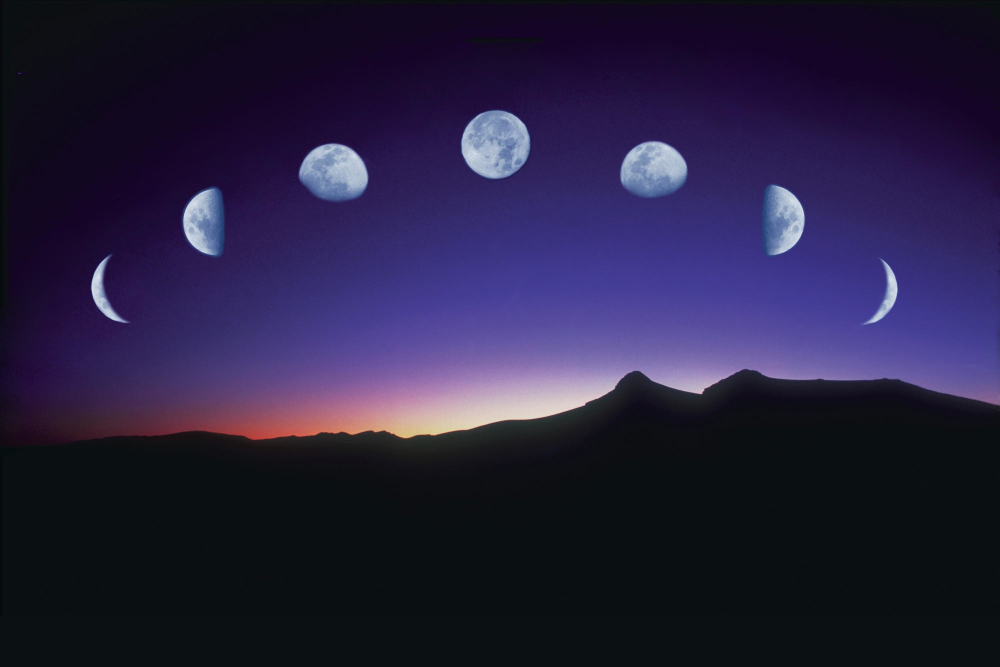
#> input picture client/src/views/moon_phases.jpg, 2000 x 1333 px (shown at 1/2 size)
$ python -i moondetect.py   (imports and definitions only)
#> lines starting #> are read from the running program, lines starting #| are printed output that depends on the picture
import cv2
import numpy as np
from copy import deepcopy
from pathlib import Path
from typing import Union

__all__ = [
    'detect_moon',
    'circle_to_square',
    'circle_to_rectangle'
]


# helper functions

# https://stackoverflow.com/a/58126805
def ResizeWithAspectRatio(image, width=None, height=None, longer_side_val=None, inter=cv2.INTER_AREA):
    dim = None
    (h, w) = image.shape[:2]
    r = 1

    if longer_side_val is not None:
        if h > w and h > longer_side_val:
            height = longer_side_val
            width = None
        elif w >= h and w > longer_side_val:
            height = None
            width = longer_side_val
        else: # w & h are too short
            return (r, image)
    if width is None and height is None:
        return (r, image)
    if width is None:
        r = height / float(h)
        dim = (int(w * r), height)
    else: # height is None
        r = width / float(w)
        dim = (width, int(h * r))

    return (r, cv2.resize(image, dim, interpolation=inter))


# https://stackoverflow.com/a/50053219
def apply_brightness_contrast(input_img, brightness = 0, contrast = 0):

    if brightness != 0:
        if brightness > 0:
            shadow = brightness
            highlight = 255
        else:
            shadow = 0
            highlight = 255 + brightness
        alpha_b = (highlight - shadow)/255
        gamma_b = shadow

        buf = cv2.addWeighted(input_img, alpha_b, input_img, 0, gamma_b)
    else:
        buf = input_img.copy()

    if contrast != 0:
        f = 131*(contrast + 127)/(127*(131-contrast))
        alpha_c = f
        gamma_c = 127*(1-f)

        buf = cv2.addWeighted(buf, alpha_c, buf, 0, gamma_c)

    return buf


# https://stackoverflow.com/a/74813748
def get_circle_pixel_mean(image, center_x, center_y, radius) -> float:
    height = int(image.shape[0])
    width = int(image.shape[1])

    xmin = center_x - radius
    if(xmin <= 0):
        xmin = int(0)
    xmax = center_x + radius
    if(xmax >= width):
        xmax = width
    ymin = center_y - radius
    if(ymin <= 0):
        ymin = int(0)
    ymax = center_y + radius
    if(ymax >= height):
        ymax = height
    radiusSquared = radius * radius

    pixel_sum = 0
    pixel_count = 0
    for x in range(xmin, xmax):
        for y in range(ymin, ymax):
            dx = x - center_x
            dy = y - center_y
            distanceSquared = dx * dx + dy * dy

            # inside circle
            if (distanceSquared <= radiusSquared):
                pixel_sum += 0 if image[y, x] == 0 else 1
                pixel_count += 1

    return (pixel_sum / pixel_count)


# image brightness percentage:
# assuming input image is black/white only image, so each pixel is either 0 or 1(255)
# iterate through all the pixels in the image
# and then calculate the average of all the pixels
# the result is a float between 0~1
def calc_img_brightness_perc(image, width, height) -> float:
    pixel_sum = 0
    for x in range(0, width):
        for y in range(0, height):
            pixel_sum += 0 if image[y, x] == 0 else 1

    img_brightness_perc = (pixel_sum / (width*height)) # 0~1 float
    return img_brightness_perc


def cut_image_from_circle(image, height, width, x, y, radius, padding=15):
    height = int(height)
    width = int(width)
    x = int(x)
    y = int(y)
    radius = int(radius)

    yStart = y - radius - padding
    if (yStart < 0):
        yStart = 0

    yEnd = y + radius + padding
    if (yEnd > height):
        yEnd = height

    xStart = x - radius - padding
    if (xStart < 0):
        xStart = 0

    xEnd = x + radius + padding
    if (xEnd > width):
        xEnd = width

    return (image[yStart:yEnd, xStart:xEnd], (xStart,yStart,xEnd,yEnd))


# other functions

def circle_to_square(x, y, radius) -> tuple:
    'return: (top_left_x, top_left_y, square_width)'

    top_left_y = y - radius
    if (top_left_y < 0):
        top_left_y = 0

    top_left_x = x - radius
    if (top_left_x < 0):
        top_left_x = 0

    square_width = 2 * radius

    return (top_left_x, top_left_y, square_width)

def circle_to_rectangle(x, y, radius) -> tuple:
    'return: (top_left_x, top_left_y, bottom_right_x, bottom_right_y)'

    top_left_x, top_left_y, square_width = circle_to_square(x, y, radius)
    bottom_right_x = top_left_x + square_width
    bottom_right_y = top_left_y + square_width
    return (top_left_x, top_left_y, bottom_right_x, bottom_right_y)


# moon detection functions

def find_circles_in_img(image, **kwargs):

    for k,v in kwargs.items():
        kwargs[k] = int(v)

    # maximum number of circles to process,
    # if cv2.HoughCircles returns more than that, we should consider adjust above parameters
    circle_threshold = 100

    detected_circles = cv2.HoughCircles(
        image, cv2.HOUGH_GRADIENT,
        **kwargs
    )

    # can't find circles, return the whole image
    if detected_circles is None:
        return np.array([[(
            int(image.shape[1]/2),   # x
            int(image.shape[0]/2),   # y
            int(image.shape[1]/2)+3  # radius
        )]])

    # found too many circles
    circles_found = len(detected_circles[0, :])
    # print(f'Circles found: {circles_found}')
    if circles_found >= circle_threshold:
        raise ValueError('Found Too Many Circles.')

    return detected_circles


def select_circle_by_brightness_perc(image, detected_circles):
    x, y, radius = (-1,-1,-1)
    max_mean = -1

    if detected_circles is not None:
        for (xc, yc, rc) in detected_circles[0, :]:
            # calc circle pixel mean (brightness percentage)
            mean = get_circle_pixel_mean(image, int(xc), int(yc), int(rc))
            # find the maximum mean thats below 0.98
            if mean < 0.98 and mean > max_mean:
                x = xc
                y = yc
                radius = rc
                max_mean = mean

    return (x,y,radius)


def select_circle_by_largest_radius(image, detected_circles):
    x, y, radius = (-1,-1,-1)

    #checks for circles then finds biggest circle with HoughCircle parameters
    if detected_circles is not None:
        detection_circles = np.uint16(np.around(detected_circles))
        for (xc, yc, rc) in detection_circles[0, :]:
            if(rc > radius):
                x = int(xc)
                y = int(yc)
                radius = int(rc)

    return (x,y,radius)


def detect_moon(imagePath:Union[str, Path]) -> tuple:
    'return: (circle_center_x, circle_center_y, circle_radius)'
#> called with imagePath = '../client/src/views/moon_phases.jpg'

    imagePath = Path(imagePath)
    original_img = cv2.imread(str(imagePath), cv2.IMREAD_COLOR)
#> original_img is the input picture: shape (1333, 2000, 3); mean B, G, R 62.8, 31.8, 38.4

    # we need to keep the aspect ratio
    # so we can rescale the output x/y coordinate back to match original image
    ret_ratio, img = ResizeWithAspectRatio(deepcopy(original_img), longer_side_val=500)
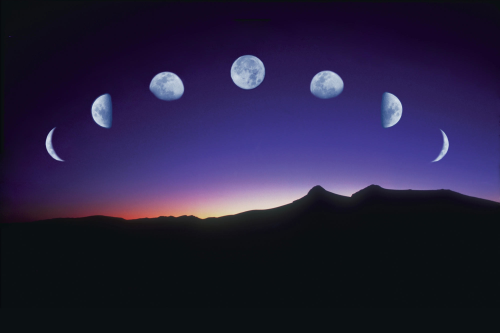
#> img: shape (333, 500, 3); mean B, G, R 62.8, 31.8, 38.4
#> ret_ratio = 0.25

    #creating gray scale version of image needed for HoughCircles
    gray = cv2.cvtColor(img, cv2.COLOR_BGR2GRAY)
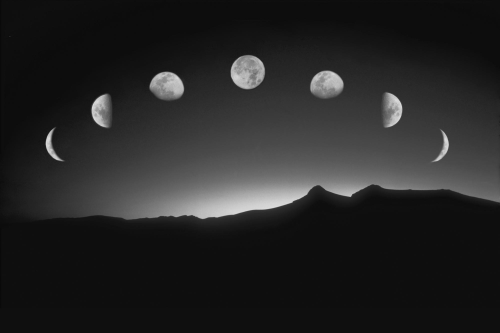
#> gray: shape (333, 500); min 9, max 219, mean 37.3

    # set img to maximum contrast
    # only leave black & white pixels
    # usually, moon will be white after this conversion
    gray = apply_brightness_contrast(gray, contrast=127)
#> in apply_brightness_contrast, `buf = cv2.addWeighted(buf, alpha_c, buf, 0, gamma_c)`:
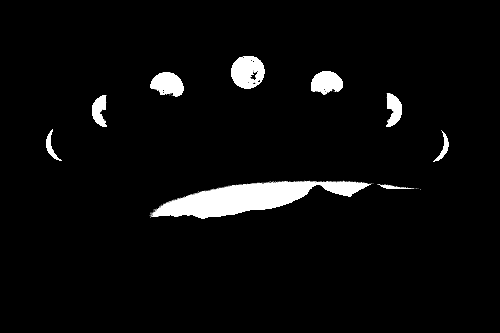
#> buf: shape (333, 500); min 0, max 255, mean 10.9

    #getting height and width of image
    height = img.shape[0]
#> height = 333
    width = img.shape[1]
#> width = 500
    longer_side_name = None
    if height >= width:
        longer_side_name = 'height'
        longer_side = height
        shorter_side = width
    else:
        longer_side_name = 'width'
        longer_side = width
#> longer_side = 500
        shorter_side = height
#> shorter_side = 333

    img_brightness_perc = calc_img_brightness_perc(gray, width, height)
#> after the loop in calc_img_brightness_perc, `for x in range(0, width):`: pixel_sum = 7338
#> in calc_img_brightness_perc, `img_brightness_perc = (pixel_sum / (width*height))`: img_brightness_perc = 0.0441
#> img_brightness_perc = 0.0441


    # calculation loop

    # setup
    x, y, radius = 0, 0, 0
    MAX_ITERATION = 3

    dp = 2 ** 4
    minDist = 50
    if minDist > (shorter_side/2):
        minDist = (shorter_side/2)
    minRadRatio = 0.4
    minRadius = longer_side * minRadRatio
#> minRadius = 200
    maxRadRatio = 0.6
    maxRadius = longer_side * maxRadRatio
#> maxRadius = 300
    param1 = 20 * 2
    param2 = 3 * param1

    find_circles_in_img_kwargs = {
    'dp':dp,
    'minDist':minDist,
    'minRadius':minRadius,
    'maxRadius':maxRadius,
    'param1':param1,
    'param2':param2,
    }

    result_list = []

    # process image in each iteration
    for iteration in range(MAX_ITERATION):
        # current iteration img info
        im_height = gray.shape[0]
        im_width = gray.shape[1]

        if im_height >= im_width:
            im_longer_side = im_height
        else:
            im_longer_side = im_width

        # adjust parameter for find_circles_in_img()
        args = {
            'dp': dp,
            'minDist': minDist,
            'minRadius': im_longer_side * minRadRatio,
            'maxRadius': im_longer_side * maxRadRatio,
            'param1': param1,
            'param2': param2,
        }

        img_brightness_perc = calc_img_brightness_perc(gray, im_width, im_height)

        if img_brightness_perc < 0.01:
            find_circles_in_img_kwargs['dp'] *= 4
            find_circles_in_img_kwargs['minRadius'] /= 2

        detected_circles = find_circles_in_img(gray, **args)

        # select a circle thats most likely contains the moon

        if iteration == 0:
            x,y,radius = select_circle_by_largest_radius(gray, detected_circles)

        elif iteration > 0:
            x,y,radius = select_circle_by_brightness_perc(gray, detected_circles)

        # cannot select circle, (select circle function failed)
        # maybe we didn't find any circle
        # use the center of image as the new circle
        if x < 0 or y < 0 or radius < 0:
            x,y,radius = (int(gray.shape[1]/2), int(gray.shape[0]/2), int(gray.shape[1]/2)+3)

        # cut out part of img from circle
        gray,rect = cut_image_from_circle(gray, im_height, im_width, x, y, radius, padding=5)
        result_list.append( (iteration, (x,y,radius), rect) )
#> this loop made 3 passes
#> (img_brightness_perc, circles_found in find_circles_in_img) on passes 1 to 3: (0.0441, 12), (0.0549, 9), (0.108, 4)
#> pass 1, in detect_moon, `gray,rect = cut_image_from_circle(gray, im_height, im_width, x, y, rad..`:
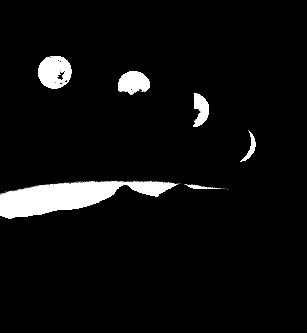
#> gray: shape (333, 307); min 0, max 255, mean 13.7
#> pass 2, in detect_moon, `gray,rect = cut_image_from_circle(gray, im_height, im_width, x, y, rad..`:
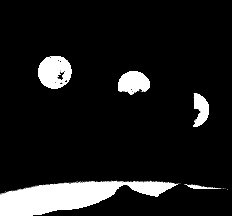
#> gray: shape (216, 232); min 0, max 255, mean 27
#> pass 3, in detect_moon, `gray,rect = cut_image_from_circle(gray, im_height, im_width, x, y, rad..`:
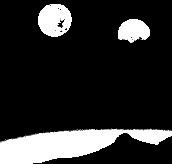
#> gray: shape (164, 172); min 0, max 255, mean 43.8
#> after the loop, result_list = [(0, (488, 248, 290), (193, 0, 500, 333)), (1, (56, 40, 171.4), (0, 0, 232, 216)), (2, (56, 168, 111.2), (0, 52, 172, 216))]


    # re-map final circle from a small part of image back to original image
    final_circle_x, final_circle_x, final_circle_radius = -1,-1,-1
    last_rect = (0, 0, 0, 0)
    for iteration,(loc_x,loc_y,loc_radius),rect in result_list:
        if iteration == 0:
            final_circle_x = loc_x
            final_circle_y = loc_y
            final_circle_radius = loc_radius
        else:
            final_circle_x = loc_x - rect[0]
            final_circle_y = loc_y - rect[1]
            final_circle_radius = loc_radius
        final_circle_x += last_rect[0]
        final_circle_y += last_rect[1]
        last_rect = [l+r for l,r in zip(last_rect,rect)]
#> this loop made 3 passes
#> (loc_x, loc_y, loc_radius, rect, final_circle_x, final_circle_y, final_circle_radius, last_rect) on passes 2 to 3: (56, 40, 171.4, (0, 0, 232, 216), 249, 40, 171.4, [193, 0, 732, 549]), (56, 168, 111.2, (0, 52, 172, 216), 249, 116, 111.2, [193, 52, 904, 765])
#> (loc_x, loc_y, loc_radius, final_circle_x, final_circle_y, final_circle_radius, last_rect) on pass 1: (488, 248, 290, 488, 248, 290, [193, 0, 500, 333])

    if longer_side_name == 'height':
        final_circle_x = final_circle_x / ret_ratio
        final_circle_y = final_circle_y / ret_ratio
    else:
        final_circle_x = final_circle_x / ret_ratio
#> final_circle_x = 996
        final_circle_y = final_circle_y / ret_ratio
#> final_circle_y = 464
    final_circle_radius = final_circle_radius / ret_ratio
#> final_circle_radius = 444.8


    return (int(final_circle_x), int(final_circle_y), int(final_circle_radius))

>>> result = detect_moon('../client/src/views/moon_phases.jpg')
#> result = (996, 464, 444)
